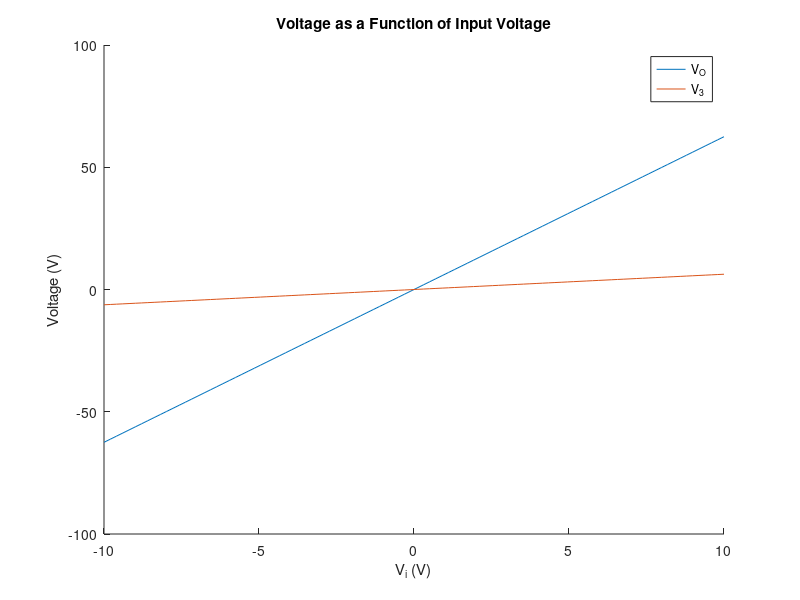
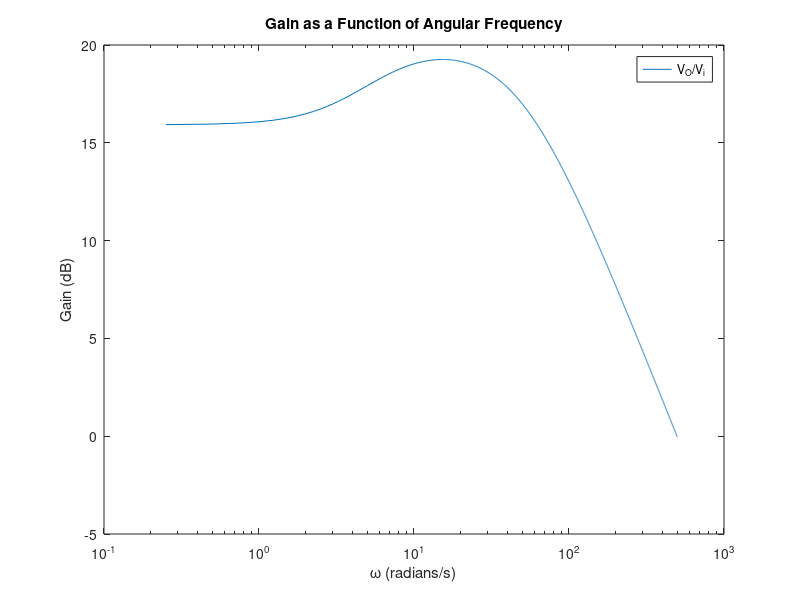

Source code (MATLAB) for these figures, in order:

close all;
clear all;
clc;

% Parameters
R1 = 1;
R2 = 2;
R3 = 10;
R4 = 0.1;
RO = 1000;
C1 = 0.25;
L1 = 0.2;
alpha = 100;

% V = [ V1; V2; V3; V4; V5; IL]
Vin=1;
G=zeros(6);
C=zeros(6);

% V1
G(1,:)=[1 0 0 0 0 0]; % V1
C(1,:)=[0 0 0 0 0 0]; % V1

% V2
G(2,:)=[(-1/R1) (1/R2+1/R1) 0 0 0 1]; 
C(2,:)=[-C1 +C1 0 0 0 0];

% V3
G(3,:)=[0 0 1/R3 0 0 -1]; 
C(3,:)=[0 0 0 0 0 0]; 

% V4
G(4,:)=[0 0 -1*alpha/R3 1 0 0]; 
C(4,:)=[0 0 0 0 0 0]; 

% V5
G(5,:)=[0 0 0 -1/R4 (1/R4+1/RO) 0]; 
C(5,:)=[0 0 0 0 0 0];

% V6
G(6,:)=[0 -1 1 0 0 0]; 
C(6,:)=[0 0 0 0 0 L1]; 




numsteps=100;
Data=zeros(3,numsteps);
Data(1,:)=linspace(-10,10,numsteps);
for ii=1:numsteps
    % omega=0 for DC
    F=[Data(1,ii); 0; 0; 0; 0; 0];
    V=G\F;
    Data(2,ii)=V(5);
    Data(3,ii)=V(3);
end

G

C

figure(1)
hold on;
plot(Data(1,:),Data(2,:));
plot(Data(1,:),Data(3,:));
hold off;
legend('V_O','V_3');
title('Voltage as a Function of Input Voltage');
ylabel('Voltage (V)');
xlabel('V_i (V)');




% Part c
numsteps=2000;
Data2=zeros(2,numsteps);
Data2(1,:)=linspace(0,500,numsteps);
Vin=1;
for ii=1:numsteps
    % omega=0 for DC
    omega=Data2(1,ii);
    F=[Vin; 0; 0; 0; 0; 0];
    V=(G+1j*omega*C)\F;
    Data2(2,ii)=V(5);
    %Data2(3,ii)=Data2(2,ii)/Data2(1,ii);
end

figure(2)
semilogx(Data2(1,:),20*log10(abs(Data2(2,:)./Vin)));
title('Gain as a Function of Angular Frequency');
legend('V_O/V_i');
ylabel('Gain (dB)')
xlabel('\omega (radians/s)');


